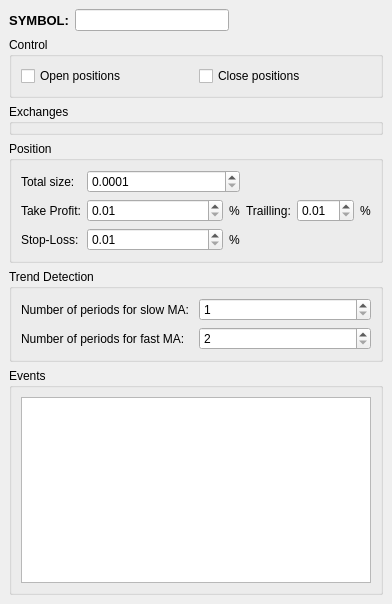
<?xml version="1.0" encoding="UTF-8"?>
<ui version="4.0">
 <class>StrategyWindow</class>
 <widget class="QMainWindow" name="StrategyWindow">
  <property name="geometry">
   <rect>
    <x>0</x>
    <y>0</y>
    <width>392</width>
    <height>604</height>
   </rect>
  </property>
  <widget class="QWidget" name="centralwidget">
   <layout class="QVBoxLayout" name="verticalLayout_2">
    <item>
     <layout class="QHBoxLayout" name="horizontalLayout_2">
      <item>
       <widget class="QLabel" name="symbolLabel">
        <property name="font">
         <font>
          <pointsize>10</pointsize>
          <weight>75</weight>
          <bold>true</bold>
         </font>
        </property>
        <property name="text">
         <string>SYMBOL:</string>
        </property>
        <property name="alignment">
         <set>Qt::AlignRight|Qt::AlignTrailing|Qt::AlignVCenter</set>
        </property>
       </widget>
      </item>
      <item>
       <widget class="QLineEdit" name="symbol">
        <property name="readOnly">
         <bool>true</bool>
        </property>
       </widget>
      </item>
      <item>
       <spacer name="horizontalSpacer">
        <property name="orientation">
         <enum>Qt::Horizontal</enum>
        </property>
        <property name="sizeHint" stdset="0">
         <size>
          <width>40</width>
          <height>20</height>
         </size>
        </property>
       </spacer>
      </item>
     </layout>
    </item>
    <item>
     <widget class="QGroupBox" name="controlGroup">
      <property name="title">
       <string>Control</string>
      </property>
      <layout class="QHBoxLayout" name="horizontalLayout">
       <item>
        <widget class="QCheckBox" name="isPositionsOpeningEnabled">
         <property name="text">
          <string>Open positions</string>
         </property>
        </widget>
       </item>
       <item>
        <widget class="QCheckBox" name="isPositionsClosingEnabled">
         <property name="text">
          <string>Close positions</string>
         </property>
        </widget>
       </item>
      </layout>
     </widget>
    </item>
    <item>
     <widget class="QGroupBox" name="exchangesGroup">
      <property name="title">
       <string>Exchanges</string>
      </property>
     </widget>
    </item>
    <item>
     <widget class="QGroupBox" name="positionGroup">
      <property name="title">
       <string>Position</string>
      </property>
      <layout class="QGridLayout" name="gridLayout_2">
       <item row="0" column="0">
        <widget class="QLabel" name="positionSizeLabel">
         <property name="text">
          <string>Total size:</string>
         </property>
        </widget>
       </item>
       <item row="0" column="1">
        <widget class="QDoubleSpinBox" name="positionSize">
         <property name="decimals">
          <number>4</number>
         </property>
         <property name="minimum">
          <double>0.000100000000000</double>
         </property>
         <property name="maximum">
          <double>1000000000.000000000000000</double>
         </property>
         <property name="singleStep">
          <double>0.100000000000000</double>
         </property>
        </widget>
       </item>
       <item row="1" column="0">
        <widget class="QLabel" name="takeProfitLabel">
         <property name="text">
          <string>Take Profit:</string>
         </property>
        </widget>
       </item>
       <item row="1" column="1">
        <layout class="QHBoxLayout" name="horizontalLayout_5" stretch="1,0">
         <item>
          <widget class="QDoubleSpinBox" name="takeProfit">
           <property name="minimum">
            <double>0.010000000000000</double>
           </property>
           <property name="singleStep">
            <double>0.010000000000000</double>
           </property>
          </widget>
         </item>
         <item>
          <widget class="QLabel" name="takeProfitPercent">
           <property name="text">
            <string>%</string>
           </property>
          </widget>
         </item>
        </layout>
       </item>
       <item row="1" column="2">
        <widget class="QLabel" name="takeProfitLabel_2">
         <property name="text">
          <string>Trailling:</string>
         </property>
        </widget>
       </item>
       <item row="1" column="3">
        <layout class="QHBoxLayout" name="horizontalLayout_4" stretch="0,0">
         <item>
          <widget class="QDoubleSpinBox" name="takeProfitTrailling">
           <property name="minimum">
            <double>0.010000000000000</double>
           </property>
           <property name="singleStep">
            <double>0.010000000000000</double>
           </property>
          </widget>
         </item>
         <item>
          <widget class="QLabel" name="takeProfitTraillingPercent">
           <property name="text">
            <string>%</string>
           </property>
          </widget>
         </item>
        </layout>
       </item>
       <item row="2" column="0">
        <widget class="QLabel" name="stopLossLabel">
         <property name="text">
          <string>Stop-Loss:</string>
         </property>
        </widget>
       </item>
       <item row="2" column="1">
        <layout class="QHBoxLayout" name="horizontalLayout_3" stretch="1,0">
         <item>
          <widget class="QDoubleSpinBox" name="stopLoss">
           <property name="minimum">
            <double>0.010000000000000</double>
           </property>
           <property name="singleStep">
            <double>0.010000000000000</double>
           </property>
          </widget>
         </item>
         <item>
          <widget class="QLabel" name="stopLossPercent">
           <property name="text">
            <string>%</string>
           </property>
          </widget>
         </item>
        </layout>
       </item>
      </layout>
      <zorder>positionSizeLabel</zorder>
      <zorder>positionSize</zorder>
      <zorder>takeProfitLabel</zorder>
      <zorder>stopLossLabel</zorder>
      <zorder></zorder>
      <zorder>takeProfitLabel_2</zorder>
     </widget>
    </item>
    <item>
     <widget class="QGroupBox" name="trendDetectionGroup">
      <property name="title">
       <string>Trend Detection</string>
      </property>
      <layout class="QGridLayout" name="gridLayout">
       <item row="0" column="1">
        <widget class="QSpinBox" name="slowMaPeriods">
         <property name="minimum">
          <number>1</number>
         </property>
         <property name="maximum">
          <number>1000000</number>
         </property>
        </widget>
       </item>
       <item row="1" column="0">
        <widget class="QLabel" name="fastMaPeriodsLabel">
         <property name="text">
          <string>Number of periods for fast MA:</string>
         </property>
        </widget>
       </item>
       <item row="1" column="1">
        <widget class="QSpinBox" name="fastMaPeriods">
         <property name="minimum">
          <number>2</number>
         </property>
         <property name="maximum">
          <number>1000000</number>
         </property>
        </widget>
       </item>
       <item row="0" column="0">
        <widget class="QLabel" name="slowMaPeriodsLabel">
         <property name="text">
          <string>Number of periods for slow MA:</string>
         </property>
        </widget>
       </item>
      </layout>
     </widget>
    </item>
    <item>
     <widget class="QGroupBox" name="eventsGroup">
      <property name="title">
       <string>Events</string>
      </property>
      <layout class="QVBoxLayout" name="verticalLayout">
       <item>
        <widget class="QPlainTextEdit" name="log">
         <property name="baseSize">
          <size>
           <width>0</width>
           <height>87</height>
          </size>
         </property>
         <property name="font">
          <font>
           <family>Lucida Console</family>
          </font>
         </property>
         <property name="lineWrapMode">
          <enum>QPlainTextEdit::NoWrap</enum>
         </property>
         <property name="readOnly">
          <bool>true</bool>
         </property>
        </widget>
       </item>
      </layout>
     </widget>
    </item>
   </layout>
  </widget>
 </widget>
 <tabstops>
  <tabstop>symbol</tabstop>
  <tabstop>isPositionsOpeningEnabled</tabstop>
  <tabstop>isPositionsClosingEnabled</tabstop>
  <tabstop>positionSize</tabstop>
  <tabstop>takeProfit</tabstop>
  <tabstop>takeProfitTrailling</tabstop>
  <tabstop>stopLoss</tabstop>
  <tabstop>slowMaPeriods</tabstop>
  <tabstop>fastMaPeriods</tabstop>
  <tabstop>log</tabstop>
 </tabstops>
 <resources/>
 <connections>
  <connection>
   <sender>isPositionsOpeningEnabled</sender>
   <signal>toggled(bool)</signal>
   <receiver>isPositionsClosingEnabled</receiver>
   <slot>setDisabled(bool)</slot>
   <hints>
    <hint type="sourcelabel">
     <x>159</x>
     <y>128</y>
    </hint>
    <hint type="destinationlabel">
     <x>169</x>
     <y>150</y>
    </hint>
   </hints>
  </connection>
 </connections>
</ui>
